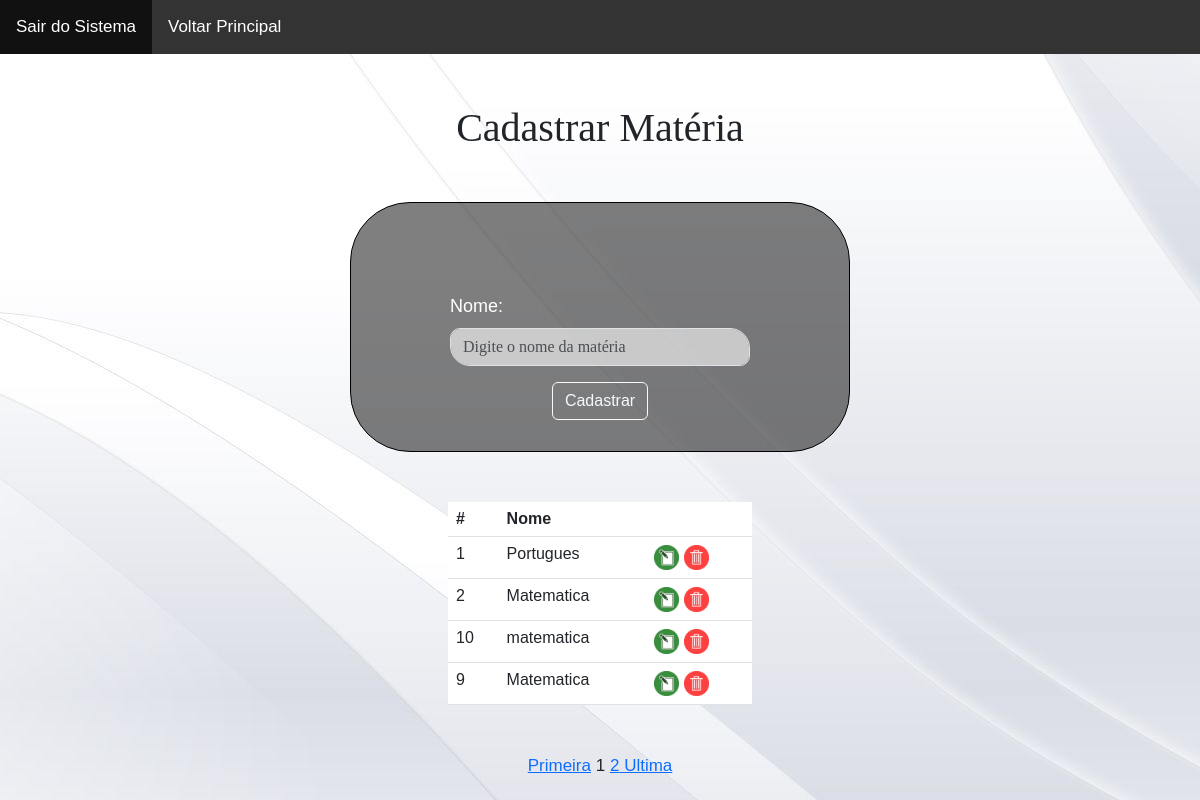
Screenshot of /adc_mat.php with the database file from the repository.
### tables this page shows
CREATE TABLE `adc_mat` (
  `codigo` int(11) NOT NULL,
  `nome` varchar(100) DEFAULT NULL
);

### adc_mat.php (the view, shortened to what this page needs)
<?php
   include_once('conexao.php');
?>
<html lang="pt-br">
	<head>
		<link href="https://cdn.jsdelivr.net/npm/bootstrap@5.3.0/dist/css/bootstrap.min.css" rel="stylesheet">
	</head>
	<body>
	<ul>
		<li><a href = "sair.php">Sair do Sistema</a></li>
		<li><a href = "principal.php">Voltar Principal</a></li>
	</ul>
		<center><h1>Cadastrar Matéria</h1>
		<div class="form1">
			<form method ="POST" id="form_1" action="pro_adc_materia.php">
			<div class="alinhar">
				<div class="label">
					<div class="mb-3">
						<label for="formGroupExampleInput" class="form-label">Nome:</label>
						<input type="text" name="nome" class="form-control" id="formGroupExampleInput" required placeholder="Digite o nome da matéria">
					</div>
				</div>
					<div class="botao">
						<input type="submit" class="btn btn-outline-light" value="Cadastrar">
					</div>
			</div>
				</form>
		</div>
        <?php
	$pagina_atual = filter_input(INPUT_GET,'pagina', FILTER_SANITIZE_NUMBER_INT);
	$pagina = (!empty($pagina_atual)) ?$pagina_atual : 1;
	$qnt_result_pg = 4;
	$inicio = ($qnt_result_pg *$pagina) - $qnt_result_pg;
	$sql = "SELECT * FROM adc_mat LIMIT $inicio, $qnt_result_pg";
	$comando = mysqli_query($conn, $sql);
	?>
<div class="tb_alinha">
	<div class="m-5">
		<table class="table table-hover table-bg	">
			<thead>
				<tr>
				<th scope="col">#</th>
				<th scope="col">Nome</th>
				<th scope="col"></th>
				</tr>
			</thead>
			<tbody>
				<?php
					while($row_adc_mat = mysqli_fetch_assoc($comando) )
					{
						echo "<tr>";
						echo "<td>" . $row_adc_mat['codigo'] . "</td>";
						echo "<td>" . $row_adc_mat['nome'] . "</td>";
						echo "<td><a href='edit_adc_mat.php?codigo=" . $row_adc_mat['codigo'] . "'><img src='image/edit.png'></a>
						 <a href='delete_adc_mat.php?codigo=" . $row_adc_mat['codigo'] . "'><img src='image/delete.png'> </a> </td>";
						echo "</tr>";
					}
				?>
			</tbody>
		</table>
	</div>
    </div>
		<?php
	$sql = "SELECT COUNT(codigo) AS num_result FROM adc_mat";
	$resultado_pg = mysqli_query ($conn, $sql);
	$row_pg = mysqli_fetch_assoc($resultado_pg);
	$quantidade_pg = ceil($row_pg['num_result'] / $qnt_result_pg);
	$max_links = 2;
	echo "<a href='adc_mat.php?pagina=1'>Primeira</a> ";
	for ($pag_ant = $pagina = $max_links; $pag_ant <= $pagina = 1; $pag_ant++)
	{
		if ($pag_ant>=1)
		{
			echo "<a href ='adc_mat.php?pagina=$pag_ant'>$pag_ant</a>";
		}
	}
	echo "$pagina ";
	for($pag_dep = $pagina + 1; $pag_dep <= $pagina = $max_links; $pag_dep++)
	{
		if($pag_dep <= $quantidade_pg)
		{
			echo "<a href='adc_mat.php?pagina=$pag_dep'>$pag_dep</a>";
		}
	}
	echo "<a href='adc_mat.php?pagina=$quantidade_pg'> Ultima</a>";
	?>
				</body>
			</html>

### adc_mat.php (style rules this page uses)
* { box-sizing: border-box; margin: 0; padding: 0; }
body, html { width: 100%; }
body { background-color: beige; font-family: Arial, Helvetica, sans-serif; font-size:17px; background-image: url("f_ca ad.jpg"); }
label { font-size:18px; float:left; }
ul { list-style-type: none; margin: 0; padding: 0; overflow: hidden; background-color: #333; }
li { float: left; }
li a { display: block; color: white; text-align: center; padding: 14px 16px; text-decoration: none; }
.label { width: 300px; margin-top:30px; color:white; }
#formGroupExampleInput { border-radius: 10px 20px; background-color:rgba(255, 255, 255, 0.6); font-family:arial black; }
.form1 { width:800px; margin-top: 50px; }
h1 { margin-top:50px; text-align:center; font-family:Arial black; }
#form_1 { border-radius: 60px 60px; border: 1px solid black; width: 500px; height: 250px; margin-bottom:50px; background-color:rgba(0, 0, 0, 0.5); }
.botao { margin-bottom: 30px; }
.alinhar { margin-top:90px; }
img { width: 25px; height: 25px; }
.tb_Alinha { width: 400px; }

### rows the page displays
adc_mat: codigo "1", nome "Portugues"
adc_mat: codigo "2", nome "Matematica"
adc_mat: codigo "10", nome "matematica"
adc_mat: codigo "9", nome "Matematica"

### other values shown
$pagina "1"
